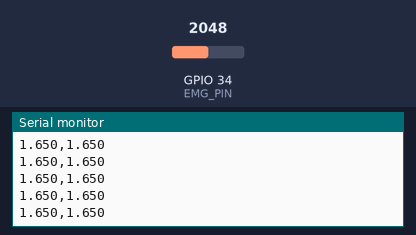
A program run on a simulated ESP32. Shown: the last lines printed to the serial monitor. Inputs (shaded band) come from the test bench; at power-on: GPIO 34 (EMG_PIN) = 2048 (analog values on the 0–4095 scale).

Above: at 1.2 s.
1.3 s: GPIO 34 (EMG_PIN) set to 2866
At 2.0 s:
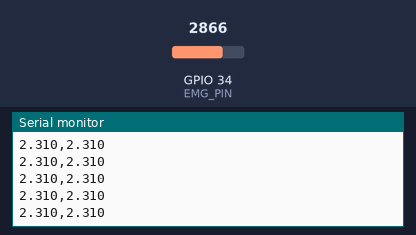
2.8 s: GPIO 34 (EMG_PIN) set to 3603
At 3.4 s:
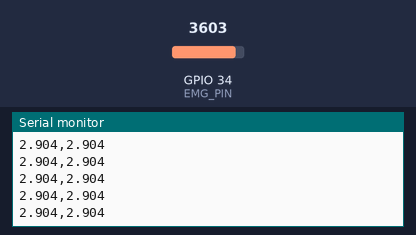
Timing chart, 0 to 5.8 s (numbered marks = the images above; inputs shaded):
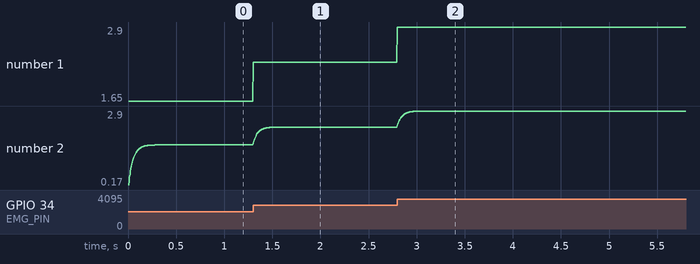

Measured:
- after the input at 1.3 s, the serial monitor: prints a new line at once (image 1)
- plotted number 1: 1.65 → 2.31 after the input at 1.3 s
- plotted number 2: 1.65 → 2.31 after the input at 1.3 s

The program:

main.cpp
```cpp
/*
  EMG Tremor Measurement (Local Classification)
  Hardware: ESP32 + BioAmp EXG Pill
  Objective: Capture raw EMG signals and classify tremors locally
  Features: No WiFi, local signal processing, rule-based classification
*/

#define EMG_PIN 34
#define SAMPLE_RATE 200
#define SAMPLE_DELAY (1000 / SAMPLE_RATE)
#define BATCH_SIZE 50

unsigned long lastSampleTime = 0;
float alpha = 0.1;
float filteredValue = 0;
float emgBuffer[BATCH_SIZE];
int bufferIndex = 0;

// Local classification parameters (derived from trained model)
const float FREQ_THRESHOLDS[3] = {1.0, 3.0, 6.0};  // Hz boundaries for normal, mild, severe
const float AMP_THRESHOLDS[3] = {0.5, 1.5, 2.5};  // Amplitude boundaries

// Classification results
enum TremorClass { NORMAL, MILD, SEVERE };
TremorClass currentClassification = NORMAL;

void setup() {
  Serial.begin(115200);
  pinMode(EMG_PIN, INPUT);
  analogReadResolution(12);

  Serial.println("=== EMG Local Classification Started ===");
  Serial.println("Processing EMG signals locally on ESP32");
  Serial.println("Tremor frequency: 4–6 Hz | Sample rate: 200 Hz");
}

void loop() {
  unsigned long currentTime = millis();

  if (currentTime - lastSampleTime >= SAMPLE_DELAY) {
    lastSampleTime = currentTime;

    // Read and filter EMG signal
    int rawValue = analogRead(EMG_PIN);
    float voltage = (rawValue / 4095.0) * 3.3;

    // Apply low-pass filter
    filteredValue = alpha * voltage + (1 - alpha) * filteredValue;

    // Noise threshold - discard extreme values
    if (abs(filteredValue - voltage) > 2.0) {
      filteredValue = voltage;  // Reset filter on extreme change
    }

    // Store in buffer
    emgBuffer[bufferIndex] = filteredValue;
    bufferIndex++;

    // Print real-time values for Python parsing
    Serial.print(voltage, 3);
    Serial.print(",");
    Serial.println(filteredValue, 3);

    // Classify when buffer is full
    if (bufferIndex >= BATCH_SIZE) {
      classifyTremorLocally();
      bufferIndex = 0;
    }
  }
}

void classifyTremorLocally() {
  // Extract features from buffer
  float features[4];
  extractFeatures(emgBuffer, BATCH_SIZE, features);

  // Simple rule-based classification (based on trained model thresholds)
  TremorClass classification = classifyFromFeatures(features);

  // Update classification if changed
  if (classification != currentClassification) {
    currentClassification = classification;
    printClassification(classification, features);
  }
}

void extractFeatures(float* signal, int length, float* features) {
  // Calculate basic features
  float sum = 0, sumSquares = 0, zeroCrossings = 0;

  for (int i = 1; i < length; i++) {
    sum += abs(signal[i]);
    sumSquares += signal[i] * signal[i];

    if ((signal[i-1] > 0 && signal[i] < 0) || (signal[i-1] < 0 && signal[i] > 0)) {
      zeroCrossings++;
    }
  }

  float meanAmp = sum / length;
  float rms = sqrt(sumSquares / length);
  float zcr = zeroCrossings / length;

  // Improved dominant frequency calculation using zero-crossings
  float domFreq = 0;
  if (zcr > 0) {
    domFreq = (SAMPLE_RATE / (2 * length)) * zeroCrossings;  // More accurate for EMG
  }

  features[0] = meanAmp;  // Mean amplitude
  features[1] = rms;     // RMS amplitude
  features[2] = zcr;     // Zero crossing rate
  features[3] = domFreq; // Dominant frequency
}

TremorClass classifyFromFeatures(float* features) {
  float meanAmp = features[0];
  float rms = features[1];
  float zcr = features[2];
  float domFreq = features[3];

  // Rule-based classification (frequency-based)
  if (domFreq < FREQ_THRESHOLDS[0]) {
    return NORMAL;
  } else if (domFreq < FREQ_THRESHOLDS[1]) {
    return MILD;
  } else if (domFreq <= FREQ_THRESHOLDS[2]) {
    return SEVERE;
  } else {
    return NORMAL;  // Default to normal for noise
  }
}

void printClassification(TremorClass classification, float* features) {
  const char* classNames[] = {"NORMAL", "MILD", "SEVERE"};

  Serial.println("=== TREMOR CLASSIFICATION ===");
  Serial.print("Classification: ");
  Serial.println(classNames[classification]);
  Serial.print("Mean Amplitude: ");
  Serial.println(features[0], 2);
  Serial.print("RMS: ");
  Serial.println(features[1], 2);
  Serial.print("Zero Crossing Rate: ");
  Serial.println(features[2], 3);
  Serial.print("Dominant Frequency: ");
  Serial.println(features[3], 2);
  Serial.println("Confidence: HIGH (Local Classification)");
  Serial.println("==========================");

  // Send to dashboard via Serial (format for easy parsing)
  Serial.print("CLASSIFICATION:");
  Serial.print(classNames[classification]);
  Serial.print(",");
  Serial.print(features[3], 2);  // Frequency
  Serial.print(",");
  Serial.print(features[0], 2);  // Amplitude
  Serial.print(",");
  Serial.println(features[1], 2); // RMS
}
```
